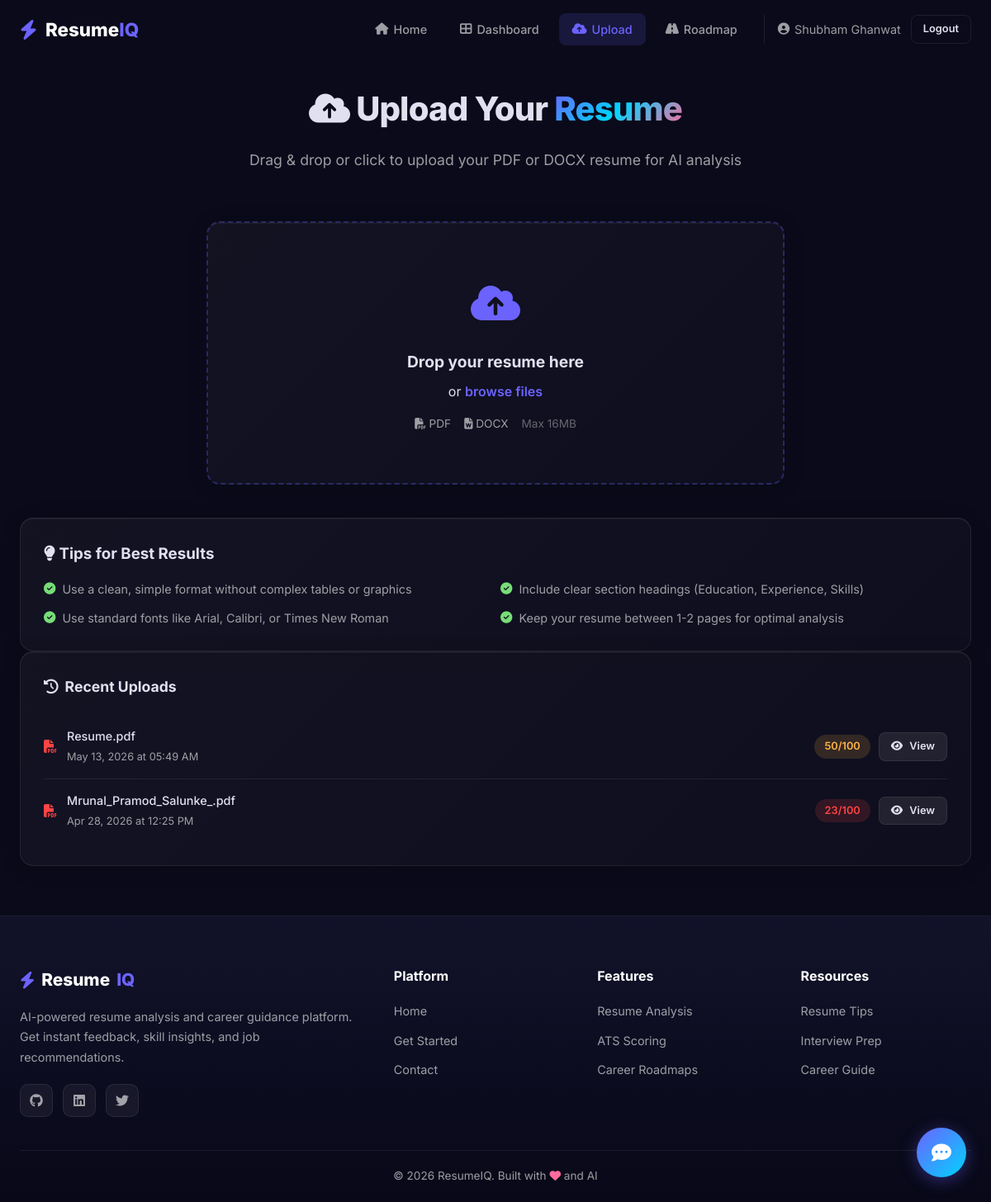
Page /upload (signed in) on the committed database.
### models/models.py (models this page shows, shortened)
class User(UserMixin, db.Model):
    __tablename__ = 'users'
    id = db.Column(db.Integer, primary_key=True)
    name = db.Column(db.String(100), nullable=False)
    email = db.Column(db.String(120), unique=True, nullable=False)
    password = db.Column(db.String(256), nullable=False)
    role = db.Column(db.String(20), default='user')  # 'user' or 'admin'
    created_at = db.Column(db.DateTime, default=datetime.utcnow)
    resumes = db.relationship('Resume', backref='user', lazy=True, cascade='all, delete-orphan')

class Resume(db.Model):
    __tablename__ = 'resumes'
    id = db.Column(db.Integer, primary_key=True)
    user_id = db.Column(db.Integer, db.ForeignKey('users.id'), nullable=False)
    filename = db.Column(db.String(255), nullable=False)
    original_filename = db.Column(db.String(255), nullable=False)
    extracted_text = db.Column(db.Text)
    score = db.Column(db.Float, default=0)
    ats_score = db.Column(db.Float, default=0)
    analysis_data = db.Column(db.Text)  # JSON-encoded analysis results
    upload_date = db.Column(db.DateTime, default=datetime.utcnow)
    skills = db.relationship('Skill', backref='resume', lazy=True, cascade='all, delete-orphan')

### app.py (the view, shortened to what this page needs)
@app.route('/upload', methods=['GET', 'POST'])
@login_required
def upload():
    resumes = Resume.query.filter_by(user_id=current_user.id)\
        .order_by(Resume.upload_date.desc()).all()
    return render_template('upload.html', resumes=resumes)

### app.py (called while the page is built)
@login_manager.user_loader
def load_user(user_id):
    return User.query.get(int(user_id))

### templates/upload.html (shortened to what this page needs)
{% extends 'base.html' %}
{% block content %}
<section class="upload-section">
    <div class="section-container">
        <div class="section-header">
            <h2 class="section-title"><i class="fas fa-cloud-upload-alt"></i> Upload Your <span class="gradient-text">Resume</span></h2>
            <p class="section-subtitle">Drag & drop or click to upload your PDF or DOCX resume for AI analysis</p>
        </div>
        <div class="upload-area-wrapper animate-fade-in-up">
            <form method="POST" action="{{ url_for('upload') }}" enctype="multipart/form-data" id="uploadForm">
                <div class="upload-dropzone glass-card" id="dropzone">
                    <div class="dropzone-content">
                        <div class="dropzone-icon">
                            <i class="fas fa-cloud-upload-alt"></i>
                        </div>
                        <h3>Drop your resume here</h3>
                        <p>or <span class="dropzone-browse">browse files</span></p>
                        <div class="dropzone-formats">
                            <span><i class="fas fa-file-pdf"></i> PDF</span>
                            <span><i class="fas fa-file-word"></i> DOCX</span>
                            <span class="dropzone-size">Max 16MB</span>
                        </div>
                    </div>
                </div>
            </form>
        </div>
        <div class="upload-tips animate-fade-in-up delay-1">
            <div class="glass-card">
                <h3><i class="fas fa-lightbulb"></i> Tips for Best Results</h3>
                <div class="tips-grid">
                    <div class="tip-item">
                        <i class="fas fa-check-circle"></i>
                        <span>Use a clean, simple format without complex tables or graphics</span>
                    </div>
                    <div class="tip-item">
                        <i class="fas fa-check-circle"></i>
                        <span>Include clear section headings (Education, Experience, Skills)</span>
                    </div>
                    <div class="tip-item">
                        <i class="fas fa-check-circle"></i>
                        <span>Use standard fonts like Arial, Calibri, or Times New Roman</span>
                    </div>
                    <div class="tip-item">
                        <i class="fas fa-check-circle"></i>
                        <span>Keep your resume between 1-2 pages for optimal analysis</span>
                    </div>
                </div>
            </div>
        </div>
        {% if resumes %}
        <div class="upload-history animate-fade-in-up delay-2">
            <div class="content-card glass-card">
                <div class="card-header">
                    <h3><i class="fas fa-history"></i> Recent Uploads</h3>
                </div>
                <div class="history-list">
                    {% for resume in resumes[:5] %}
                    <div class="history-item">
                        <div class="history-file">
                            <i class="fas fa-file-{% if resume.original_filename.endswith('.pdf') %}pdf{% else %}word{% endif %}"
                               style="color: {% if resume.original_filename.endswith('.pdf') %}#ff4444{% else %}#4488ff{% endif %};"></i>
                            <div>
                                <span class="history-name">{{ resume.original_filename }}</span>
                                <span class="history-date">{{ resume.upload_date.strftime('%b %d, %Y at %I:%M %p') }}</span>
                            </div>
                        </div>
                        <div class="history-scores">
                            <span class="score-badge {% if resume.score >= 70 %}score-high{% elif resume.score >= 40 %}score-mid{% else %}score-low{% endif %}">
                                {{ "%.0f"|format(resume.score) }}/100
                            </span>
                            <a href="{{ url_for('analysis', resume_id=resume.id) }}" class="btn btn-sm btn-glass">
                                <i class="fas fa-eye"></i> View
                            </a>
                        </div>
                    </div>
                    {% endfor %}
                </div>
            </div>
        </div>
        {% endif %}
    </div>
</section>
{% endblock %}

### templates/base.html (shortened to what this page needs)
<!DOCTYPE html>
<html lang="en" data-theme="dark">
<head>
    <link rel="stylesheet" href="https://cdnjs.cloudflare.com/ajax/libs/font-awesome/6.5.1/css/all.min.css">
    <link rel="stylesheet" href="{{ url_for('static', filename='css/style.css') }}?v=3">
</head>
<body>
    <nav class="navbar" id="mainNav">
        <div class="nav-container">
            <a href="{{ url_for('index') }}" class="nav-logo">
                <i class="fas fa-bolt"></i>
                <span>Resume<span class="logo-accent">IQ</span></span>
            </a>
            <ul class="nav-links" id="navLinks">
                <li><a href="{{ url_for('index') }}" class="nav-link {% if request.endpoint == 'index' %}active{% endif %}">
                    <i class="fas fa-home"></i> Home
                </a></li>
                {% if current_user.is_authenticated %}
                    <li><a href="{{ url_for('dashboard') }}" class="nav-link {% if request.endpoint == 'dashboard' %}active{% endif %}">
                        <i class="fas fa-th-large"></i> Dashboard
                    </a></li>
                    <li><a href="{{ url_for('upload') }}" class="nav-link {% if request.endpoint == 'upload' %}active{% endif %}">
                        <i class="fas fa-cloud-upload-alt"></i> Upload
                    </a></li>
                    <li><a href="{{ url_for('career_roadmap') }}" class="nav-link {% if request.endpoint == 'career_roadmap' %}active{% endif %}">
                        <i class="fas fa-road"></i> Roadmap
                    </a></li>
                    <li class="nav-user-section">
                        <span class="nav-user"><i class="fas fa-user-circle"></i> {{ current_user.name }}</span>
                        <a href="{{ url_for('logout') }}" class="btn btn-sm btn-outline">Logout</a>
                    </li>
                {% endif %}
            </ul>
        </div>
    </nav>
    <main>
        {% block content %}{% endblock %}
    </main>
    {% block footer %}
    <footer class="footer">
        <div class="footer-container">
            <div class="footer-grid">
                <div class="footer-brand">
                    <a href="{{ url_for('index') }}" class="footer-logo">
                        <i class="fas fa-bolt"></i> Resume<span>IQ</span>
                    </a>
                    <p>AI-powered resume analysis and career guidance platform. Get instant feedback, skill insights, and job recommendations.</p>
                    <div class="footer-socials">
                        <a href="#"><i class="fab fa-github"></i></a>
                        <a href="#"><i class="fab fa-linkedin"></i></a>
                        <a href="#"><i class="fab fa-twitter"></i></a>
                    </div>
                </div>
                <div class="footer-links-group">
                    <h4>Platform</h4>
                    <ul>
                        <li><a href="{{ url_for('index') }}">Home</a></li>
                        <li><a href="{{ url_for('signup') }}">Get Started</a></li>
                        <li><a href="{{ url_for('contact') }}">Contact</a></li>
                    </ul>
                </div>
                <div class="footer-links-group">
                    <h4>Features</h4>
                    <ul>
                        <li><a href="#">Resume Analysis</a></li>
                        <li><a href="#">ATS Scoring</a></li>
                        <li><a href="#">Career Roadmaps</a></li>
                    </ul>
                </div>
                <div class="footer-links-group">
                    <h4>Resources</h4>
                    <ul>
                        <li><a href="#">Resume Tips</a></li>
                        <li><a href="#">Interview Prep</a></li>
                        <li><a href="#">Career Guide</a></li>
                    </ul>
                </div>
            </div>
            <div class="footer-bottom">
                <p>&copy; 2026 ResumeIQ. Built with <i class="fas fa-heart" style="color: #ff6b9d;"></i> and AI</p>
            </div>
        </div>
    </footer>
    {% endblock %}
    <div class="chatbot-widget" id="chatbotWidget">
        <button class="chatbot-toggle" id="chatbotToggle" aria-label="Toggle chat">
            <i class="fas fa-comment-dots"></i>
        </button>
    </div>
</body>
</html>

### rows in the picture
User: name "Shubham Ghanwat"
Resume: original_filename "Resume.pdf", upload_date "May 13, 2026 at 05:49 AM", score "50"
Resume: original_filename "Mrunal_Pramod_Salunke_.pdf", upload_date "Apr 28, 2026 at 12:25 PM", score "23"
